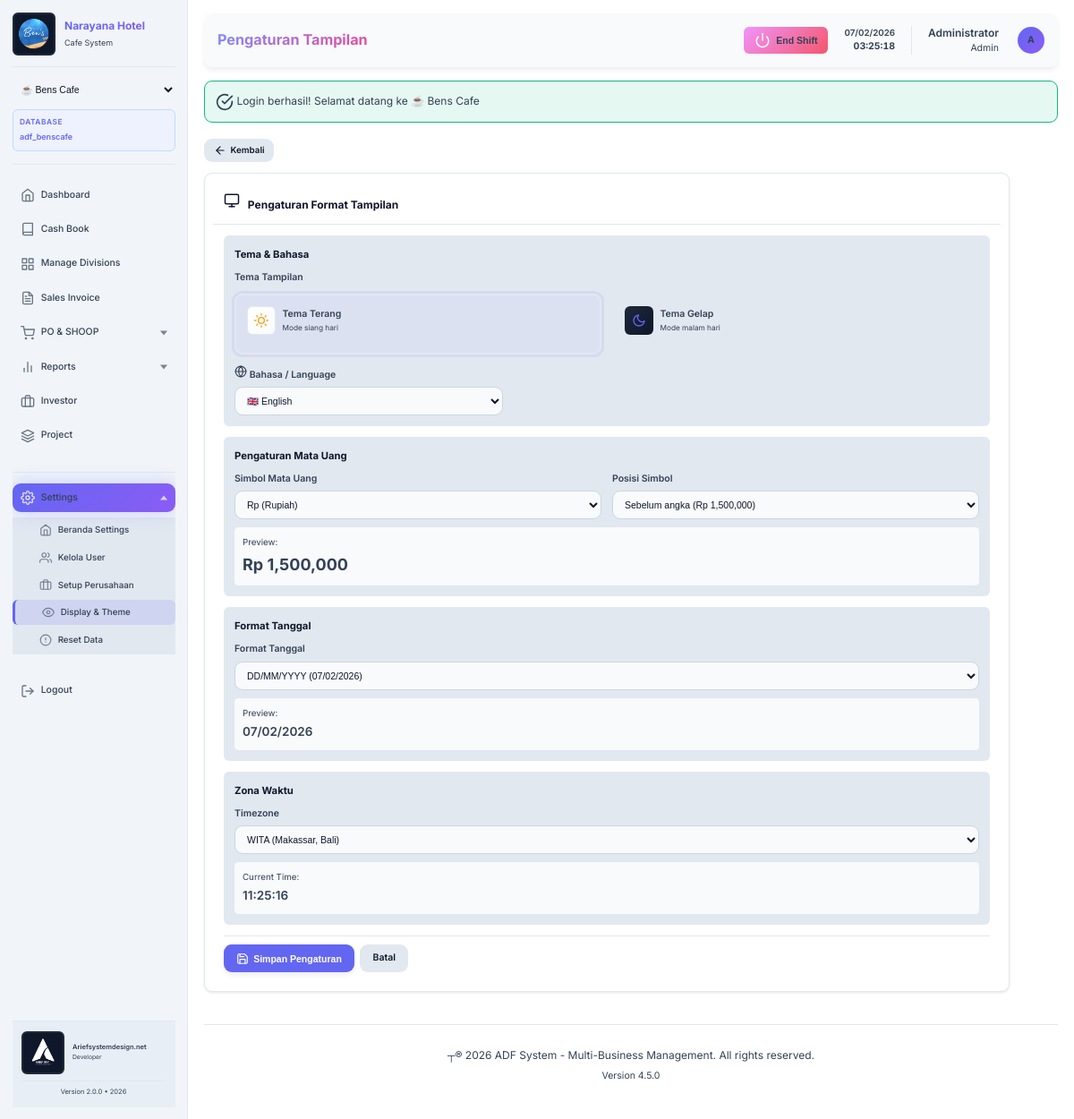
Screenshot of /adf_system/modules/settings/display.php (signed in) with the database file from the repository.
### tables this page shows
CREATE TABLE `settings` (
  `id` int(11) NOT NULL AUTO_INCREMENT,
  `setting_key` varchar(100) NOT NULL,
  `setting_value` longtext DEFAULT NULL,
  `setting_type` varchar(50) DEFAULT 'string',
  `description` text DEFAULT NULL,
  `created_at` timestamp NOT NULL DEFAULT current_timestamp(),
  `updated_at` timestamp NOT NULL DEFAULT current_timestamp() ON UPDATE current_timestamp(),
  PRIMARY KEY (`id`),
  UNIQUE KEY `setting_key` (`setting_key`),
  KEY `idx_key` (`setting_key`)
);

CREATE TABLE `user_preferences` (
  `id` int(11) NOT NULL AUTO_INCREMENT,
  `user_id` int(11) NOT NULL,
  `branch_id` varchar(50) NOT NULL DEFAULT 'narayana-hotel',
  `theme` varchar(20) DEFAULT 'dark',
  `language` varchar(10) DEFAULT 'id',
  `created_at` timestamp NOT NULL DEFAULT current_timestamp(),
  `updated_at` timestamp NOT NULL DEFAULT current_timestamp() ON UPDATE current_timestamp(),
  PRIMARY KEY (`id`),
  UNIQUE KEY `unique_user_branch` (`user_id`,`branch_id`),
  KEY `idx_user` (`user_id`),
  KEY `idx_branch` (`branch_id`)
);

### adf_system/modules/settings/display.php (the view, shortened to what the rows shown need)
<?php
require_once '../../config/database.php';
require_once '../../includes/auth.php';
$auth = new Auth();
$auth->requireLogin();
$db = Database::getInstance();
$currentUser = $auth->getCurrentUser();
$pageTitle = 'Pengaturan Tampilan';
try {
    $db->fetchOne("SELECT 1 FROM user_preferences LIMIT 1");
} catch (Exception $e) {
    try {
        $db->getConnection()->exec("
            CREATE TABLE IF NOT EXISTS user_preferences (
                id INT AUTO_INCREMENT PRIMARY KEY,
                user_id INT NOT NULL UNIQUE,
                theme VARCHAR(50) DEFAULT 'dark',
                language VARCHAR(20) DEFAULT 'id',
                created_at TIMESTAMP DEFAULT CURRENT_TIMESTAMP,
                updated_at TIMESTAMP DEFAULT CURRENT_TIMESTAMP ON UPDATE CURRENT_TIMESTAMP,
                FOREIGN KEY (user_id) REFERENCES users(id) ON DELETE CASCADE,
                INDEX idx_user_id (user_id)
            ) ENGINE=InnoDB DEFAULT CHARSET=utf8mb4 COLLATE=utf8mb4_unicode_ci
        ");
    } catch (Exception $createError) {
        error_log('Failed to create user_preferences table: ' . $createError->getMessage());
    }
}
$preferences = $db->fetchOne(
    "SELECT * FROM user_preferences WHERE user_id = ?",
    [$currentUser['id']]
);
$currentLanguage = $preferences['language'] ?? 'id';
include '../../includes/header.php';
?>
<div style="max-width: 900px;">
    <div class="card">
        <form method="POST" style="padding: 1rem;">
            <div style="padding: 1rem; background: var(--bg-tertiary); border-radius: 0.5rem; margin-bottom: 1rem;">
                <div>
                    <label class="form-label">
                        <i data-feather="globe" style="width: 14px; height: 14px;"></i>
                        Bahasa / Language
                    </label>
                    <select name="language" class="form-control" style="max-width: 300px;" id="languageSelect">
                        <option value="en" <?php echo $currentLanguage === 'en' ? 'selected' : ''; ?>>🇬🇧 English</option>
                    </select>
                </div>
            </div>
        </form>
    </div>
</div>
<?php include '../../includes/footer.php'; ?>

### adf_system/includes/header.php (shortened to what the rows shown need)
<!DOCTYPE html>
<html lang="<?php echo $_SESSION['user_language'] ?? 'id'; ?>">
<head>
    <link rel="stylesheet" href="<?php echo BASE_URL; ?>/assets/css/style.css?v=<?php echo time(); ?>">
</head>
<?php
$userTheme = 'dark';
if (isset($_SESSION['user_id'])) {
    try {
        require_once __DIR__ . '/../config/database.php';
        $db = Database::getInstance();
        $themeResult = $db->fetchOne(
            "SELECT theme FROM user_preferences WHERE user_id = ? AND branch_id = ? LIMIT 1",
            [$_SESSION['user_id'], ACTIVE_BUSINESS_ID]
        );
        if ($themeResult && !empty($themeResult['theme'])) {
            $userTheme = $themeResult['theme'];
        } else {
            $fallbackTheme = $db->fetchOne(
                "SELECT theme FROM user_preferences WHERE user_id = ? LIMIT 1",
                [$_SESSION['user_id']]
            );
            if ($fallbackTheme && !empty($fallbackTheme['theme'])) {
                $userTheme = $fallbackTheme['theme'];
            }
        }
    } catch (Exception $e) {
        $userTheme = 'dark';
        $themeError = $e->getMessage();
    }
}
?>
<body data-theme="<?php echo htmlspecialchars($userTheme); ?>" data-business="<?php echo ACTIVE_BUSINESS_ID; ?>" data-business-type="<?php echo BUSINESS_TYPE; ?>">
    <div class="main-wrapper">
        <aside class="sidebar">
            <div class="sidebar-header">
                <?php
                $companyNameSetting = $db->fetchOne("SELECT setting_value FROM settings WHERE setting_key = 'company_name'");
                $displayCompanyName = ($companyNameSetting && $companyNameSetting['setting_value'])
                    ? $companyNameSetting['setting_value']
                    : BUSINESS_NAME;
                ?>
                <div style="display: flex; align-items: center; gap: 0.875rem;">
                    <div style="flex: 1;">
                        <h1 class="logo" style="margin: 0; font-size: 1rem;"><?php echo htmlspecialchars($displayCompanyName); ?></h1>
                        <p style="color: var(--text-muted); font-size: 0.75rem; margin: 0; margin-top: 0.25rem;"><?php echo ucfirst(BUSINESS_TYPE); ?> System</p>
                    </div>
                </div>
                        <?php
                        require_once __DIR__ . '/../config/database.php';
                        ?>
            </div>
        </aside>
        <main class="main-content">
            <div class="top-bar">
                <div>
                    <h1 class="page-title"><?php echo $pageTitle ?? 'Dashboard'; ?></h1>
                </div>
            </div>
            <div class="page-content">

### adf_system/includes/footer.php (shortened to what the rows shown need)
           </div>
           <?php
           $footerCopyrightSetting = $db->fetchOne("SELECT setting_value FROM settings WHERE setting_key = 'footer_copyright'");
           $footerCopyright = $footerCopyrightSetting['setting_value'] ?? ('© ' . APP_YEAR . ' ' . APP_NAME . '. All rights reserved.');
           $footerVersionSetting = $db->fetchOne("SELECT setting_value FROM settings WHERE setting_key = 'footer_version'");
           $footerVersion = $footerVersionSetting['setting_value'] ?? ('Version ' . APP_VERSION);
           ?>
           <footer style="margin-top: 3rem; padding: 2rem 0; border-top: 1px solid var(--bg-tertiary); text-align: center; color: var(--text-muted);">
               <p><?php echo htmlspecialchars($footerCopyright); ?></p>
               <p style="font-size: 0.875rem; margin-top: 0.5rem;"><?php echo htmlspecialchars($footerVersion); ?></p>
           </footer>
       </main>
   </div>
</body>
</html>

### rows the page displays
settings: setting_value "Narayana Hotel"
user_preferences: language "🇬🇧 English"
settings: setting_value "┬® 2026 ADF System - Multi-Business Management. All rights reserved."
settings: setting_value "Version 4.5.0"

### other values shown
BUSINESS_TYPE "Cafe"
$currentDb "adf_benscafe"
__('dashboard.title') "Dashboard"
__('cashbook.title') "Cash Book"
__('settings.divisions') "Manage Divisions"
__('settings.title') "Settings"
DEVELOPER_NAME "Ariefsystemdesign.net"
APP_VERSION "2.0.0"
APP_YEAR "2026"
$pageTitle "Pengaturan Tampilan"
$_SESSION['full_name'] "Administrator"
$_SESSION['role'] "Admin"
substr($_SESSION['full_name'] ?? 'U', 0, 1) "A"
$success "Login berhasil! Selamat datang ke ☕ Bens Cafe"
$sym "Rp"
